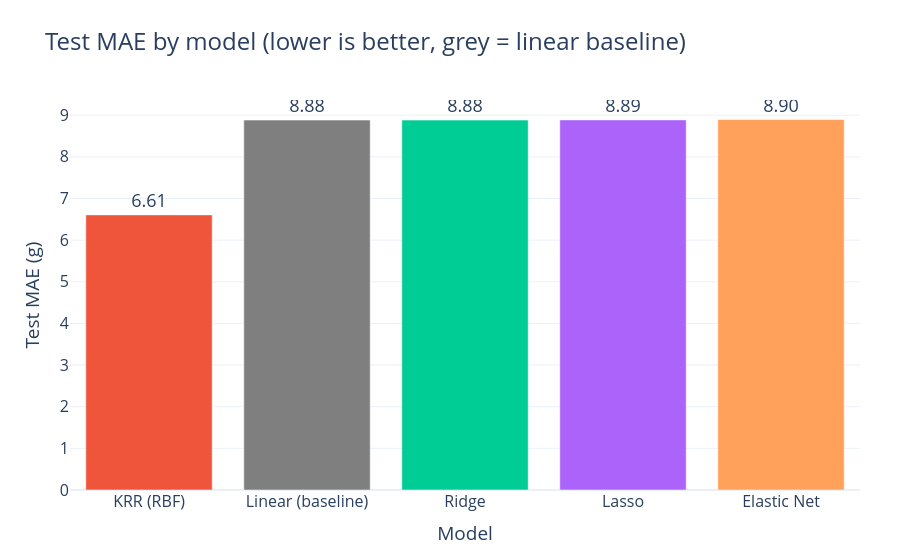

Notebook source saved alongside this figure:
### Code cell
fig = px.bar(comparison.reset_index(names="Model"), x="Model", y="Test MAE (g)",
             color="Model", text_auto=".2f",
             color_discrete_map={BASELINE: "#7F7F7F"},
             title="Test MAE by model (lower is better, grey = linear baseline)")
fig.update_traces(textfont_size=18, textposition="outside")
fig.update_layout(showlegend=False)
show(fig, height=700)

### Figure 1 — Plotly figure (JSON) as saved in the notebook; plotly's stock layout.template omitted (floating-point values rounded to 4 significant figures)
{"data": [{"hovertemplate": "Model=%{x}<br>Test MAE (g)=%{y}<extra></extra>", "legendgroup": "KRR (RBF)", "marker": {"color": "#EF553B", "pattern": {"shape": ""}}, "name": "KRR (RBF)", "orientation": "v", "showlegend": true, "textfont": {"size": 18}, "textposition": "outside", "texttemplate": "%{y:.2f}", "type": "bar", "x": ["KRR (RBF)"], "xaxis": "x", "y": [6.606], "yaxis": "y"}, {"hovertemplate": "Model=%{x}<br>Test MAE (g)=%{y}<extra></extra>", "legendgroup": "Linear (baseline)", "marker": {"color": "#7F7F7F", "pattern": {"shape": ""}}, "name": "Linear (baseline)", "orientation": "v", "showlegend": true, "textfont": {"size": 18}, "textposition": "outside", "texttemplate": "%{y:.2f}", "type": "bar", "x": ["Linear (baseline)"], "xaxis": "x", "y": [8.882], "yaxis": "y"}, {"hovertemplate": "Model=%{x}<br>Test MAE (g)=%{y}<extra></extra>", "legendgroup": "Ridge", "marker": {"color": "#00cc96", "pattern": {"shape": ""}}, "name": "Ridge", "orientation": "v", "showlegend": true, "textfont": {"size": 18}, "textposition": "outside", "texttemplate": "%{y:.2f}", "type": "bar", "x": ["Ridge"], "xaxis": "x", "y": [8.882], "yaxis": "y"}, {"hovertemplate": "Model=%{x}<br>Test MAE (g)=%{y}<extra></extra>", "legendgroup": "Lasso", "marker": {"color": "#ab63fa", "pattern": {"shape": ""}}, "name": "Lasso", "orientation": "v", "showlegend": true, "textfont": {"size": 18}, "textposition": "outside", "texttemplate": "%{y:.2f}", "type": "bar", "x": ["Lasso"], "xaxis": "x", "y": [8.887], "yaxis": "y"}, {"hovertemplate": "Model=%{x}<br>Test MAE (g)=%{y}<extra></extra>", "legendgroup": "Elastic Net", "marker": {"color": "#FFA15A", "pattern": {"shape": ""}}, "name": "Elastic Net", "orientation": "v", "showlegend": true, "textfont": {"size": 18}, "textposition": "outside", "texttemplate": "%{y:.2f}", "type": "bar", "x": ["Elastic Net"], "xaxis": "x", "y": [8.897], "yaxis": "y"}], "layout": {"autosize": true, "barmode": "relative", "font": {"size": 16}, "legend": {"title": {"text": "Model"}, "tracegroupgap": 0}, "margin": {"b": 70, "l": 70, "r": 40, "t": 100}, "showlegend": false, "title": {"font": {"size": 24}, "text": "Test MAE by model (lower is better, grey = linear baseline)"}, "xaxis": {"anchor": "y", "autorange": true, "categoryarray": ["KRR (RBF)", "Linear (baseline)", "Ridge", "Lasso", "Elastic Net"], "categoryorder": "array", "domain": [0, 1], "range": [-0.5, 4.5], "title": {"text": "Model"}, "type": "category"}, "yaxis": {"anchor": "x", "autorange": true, "domain": [0, 1], "range": [0, 9.365], "title": {"text": "Test MAE (g)"}, "type": "linear"}}}
